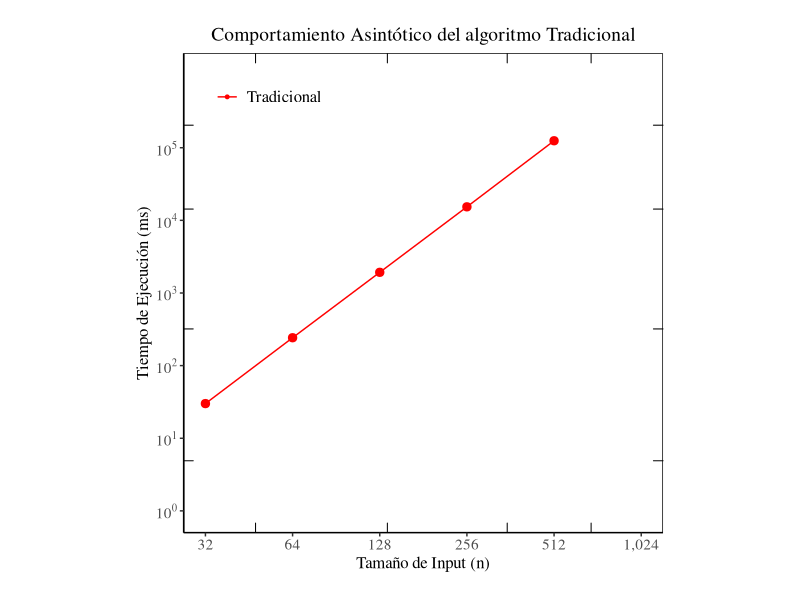
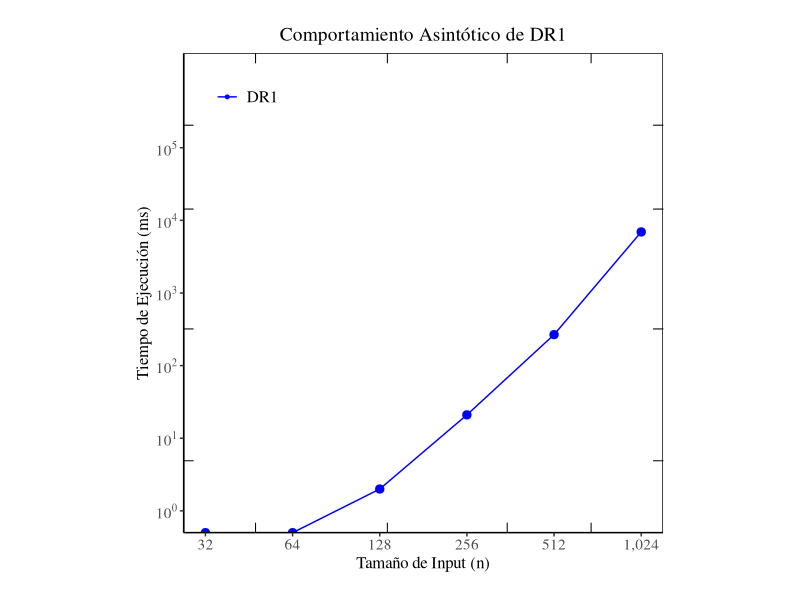
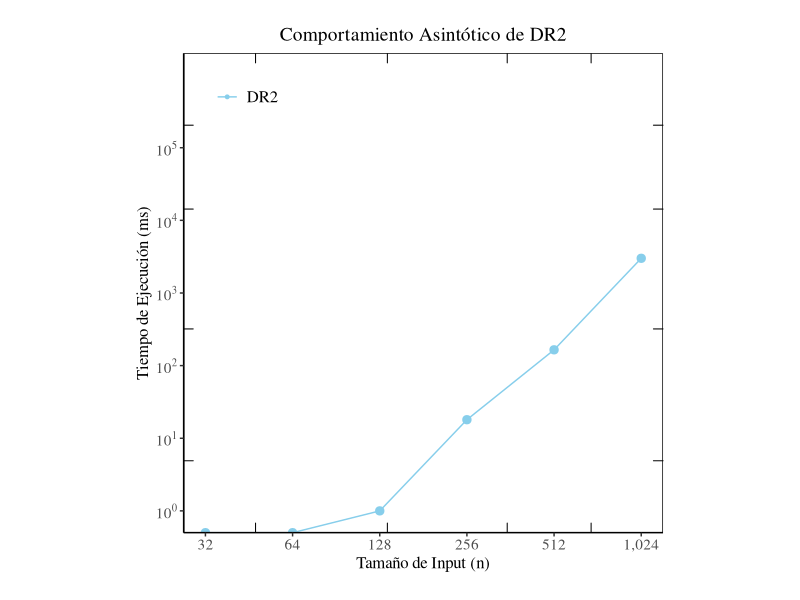
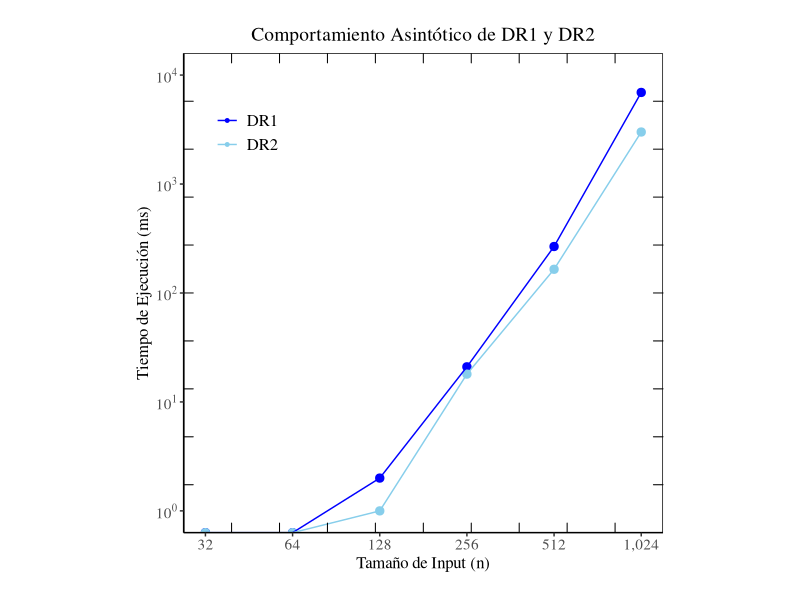
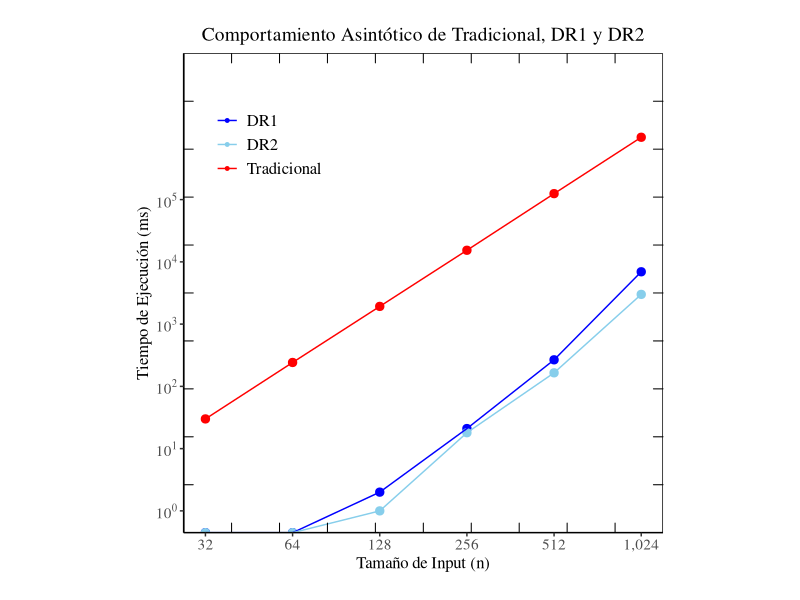

Here is the R script that generated these plots, in order:
### Tradicional ###
library(tidyverse)

data <- read.csv("data/results.csv")
#print(data)

data_long <- data %>%
  pivot_longer(cols = c(Tradicional, DR1, DR2), names_to = "Algorithm", values_to = "Time")

plot_traditional <- ggplot(data, aes(x = n, y = Tradicional, color = "Tradicional")) + 
  geom_point(size = 2.5, show.legend = TRUE) +     
  geom_line() +                     
  scale_x_continuous(trans = "log10", 
                     breaks = c(32, 64, 128, 256, 512, 1024), 
                     labels = scales::comma,
                     minor_breaks = function(limits) {
                       outer(1:9, 10^(2.1:3.1), "*")
                     }) +  
  scale_y_continuous(trans = "log10", 
                     breaks = 10^(0:5), limits = c(1, 1000000), 
                     labels = scales::trans_format("log10", scales::math_format(10^.x)),
                     minor_breaks = function(limits) {
                       outer(1:9, 10^(-0.1:3.1), "*")
                     }) + 
  labs(
    title = "Comportamiento Asintótico del algoritmo Tradicional", 
    x = "Tamaño de Input (n)",
    y = "Tiempo de Ejecución (ms)",
    color = NULL   
  ) +
  scale_color_manual(values = c("Tradicional" = "red"), labels = "Tradicional") +    
  theme_classic() +     
  theme(
    axis.title = element_text(size = 12, family = "serif"),    
    axis.text = element_text(size = 11, family = "serif"),    
    plot.title = element_text(hjust = 0.5, size = 14, family = "serif"), 
    plot.margin = margin(20, 20, 20, 20),                     
    aspect.ratio = 1,                                         
    legend.position = c(0.05, 0.95),                        
    legend.justification = c("left", "top"),
    legend.key = element_rect(fill = "white"),
    legend.text = element_text(size = 12, family = "serif"),
    panel.border = element_rect(color = "black", fill = NA)  
  ) +
  guides(color = guide_legend(override.aes = list(size = 1))) +
  
  annotation_custom(grid::segmentsGrob(x0 = unit(0, "npc"), x1 = unit(0.02, "npc"), 
                                       y0 = unit(c(0.15, 0.425, 0.675, 0.85), "npc"), 
                                       y1 = unit(c(0.15, 0.425, 0.675, 0.85), "npc"))) +
  annotation_custom(grid::segmentsGrob(x0 = unit(1, "npc"), x1 = unit(0.98, "npc"), 
                                       y0 = unit(c(0.15, 0.425, 0.675, 0.85), "npc"), 
                                       y1 = unit(c(0.15, 0.425, 0.675, 0.85), "npc"))) +
  annotation_custom(grid::segmentsGrob(x0 = unit(c(0.15, 0.425, 0.675, 0.85), "npc"), 
                                       x1 = unit(c(0.15, 0.425, 0.675, 0.85), "npc"), 
                                       y0 = unit(0, "npc"), y1 = unit(0.02, "npc"))) +
  annotation_custom(grid::segmentsGrob(x0 = unit(c(0.15, 0.425, 0.675, 0.85), "npc"), 
                                       x1 = unit(c(0.15, 0.425, 0.675, 0.85), "npc"), 
                                       y0 = unit(1, "npc"), y1 = unit(0.98, "npc")))

print(plot_traditional)

### DR1 ###
library(tidyverse)

data <- read.csv("data/results.csv")
#print(data)

data_long <- data %>%
  pivot_longer(cols = c(DR1, DR2), names_to = "Algorithm", values_to = "Time")

plot_DR1 <- ggplot(data, aes(x = n, y = DR1, color = "DR1")) + 
  geom_point(size = 2.5, show.legend = TRUE) +     
  geom_line() +                     
  scale_x_continuous(trans = "log10", 
                     breaks = c(32, 64, 128, 256, 512, 1024), 
                     labels = scales::comma,
                     minor_breaks = function(limits) {
                       outer(1:9, 10^(2.1:3.1), "*")
                     }) +  
  scale_y_continuous(trans = "log10", 
                     breaks = 10^(0:5), limits = c(1, 1000000), 
                     labels = scales::trans_format("log10", scales::math_format(10^.x)),
                     minor_breaks = function(limits) {
                       outer(1:9, 10^(-0.1:3.1), "*")
                     }) + 
  labs(
    title = "Comportamiento Asintótico de DR1", 
    x = "Tamaño de Input (n)",
    y = "Tiempo de Ejecución (ms)",
    color = NULL   
  ) +
  scale_color_manual(values = c("DR1" = "blue"), labels = "DR1") +    
  theme_classic() +     
  theme(
    axis.title = element_text(size = 12, family = "serif"),    
    axis.text = element_text(size = 11, family = "serif"),    
    plot.title = element_text(hjust = 0.5, size = 14, family = "serif"), 
    plot.margin = margin(20, 20, 20, 20),                     
    aspect.ratio = 1,                                         
    legend.position = c(0.05, 0.95),                        
    legend.justification = c("left", "top"),
    legend.key = element_rect(fill = "white"),
    legend.text = element_text(size = 12, family = "serif"),
    panel.border = element_rect(color = "black", fill = NA)  
  ) +
  guides(color = guide_legend(override.aes = list(size = 1))) +

  annotation_custom(grid::segmentsGrob(x0 = unit(0, "npc"), x1 = unit(0.02, "npc"), 
                                       y0 = unit(c(0.15, 0.425, 0.675, 0.85), "npc"), 
                                       y1 = unit(c(0.15, 0.425, 0.675, 0.85), "npc"))) +
  annotation_custom(grid::segmentsGrob(x0 = unit(1, "npc"), x1 = unit(0.98, "npc"), 
                                       y0 = unit(c(0.15, 0.425, 0.675, 0.85), "npc"), 
                                       y1 = unit(c(0.15, 0.425, 0.675, 0.85), "npc"))) +
  annotation_custom(grid::segmentsGrob(x0 = unit(c(0.15, 0.425, 0.675, 0.85), "npc"), 
                                       x1 = unit(c(0.15, 0.425, 0.675, 0.85), "npc"), 
                                       y0 = unit(0, "npc"), y1 = unit(0.02, "npc"))) +
  annotation_custom(grid::segmentsGrob(x0 = unit(c(0.15, 0.425, 0.675, 0.85), "npc"), 
                                       x1 = unit(c(0.15, 0.425, 0.675, 0.85), "npc"), 
                                       y0 = unit(1, "npc"), y1 = unit(0.98, "npc")))

print(plot_DR1)

### DR2 ###
data <- read.csv("data/results.csv")
#print(data)

data_long <- data %>%
  pivot_longer(cols = c(DR1, DR2), names_to = "Algorithm", values_to = "Time")

plot_DR2 <- ggplot(data, aes(x = n, y = DR2, color = "DR2")) +
  geom_point(size = 2.5, show.legend = TRUE) +     
  geom_line() +                     
  scale_x_continuous(trans = "log10", 
                     breaks = c(32, 64, 128, 256, 512, 1024), 
                     labels = scales::comma,
                     minor_breaks = function(limits) {
                       outer(1:9, 10^(2.1:3.1), "*")
                     }) +  
  scale_y_continuous(trans = "log10", 
                     breaks = 10^(0:5), limits = c(1, 1000000), 
                     labels = scales::trans_format("log10", scales::math_format(10^.x)),
                     minor_breaks = function(limits) {
                       outer(1:9, 10^(-0.1:3.1), "*")
                     }) + 
  labs(
    title = "Comportamiento Asintótico de DR2",
    x = "Tamaño de Input (n)",
    y = "Tiempo de Ejecución (ms)",
    color = NULL
  ) +
  scale_color_manual(values = c("DR2" = "skyblue"), labels = "DR2") +
  theme_classic() +     
  theme(
    axis.title = element_text(size = 12, family = "serif"),    
    axis.text = element_text(size = 11, family = "serif"),    
    plot.title = element_text(hjust = 0.5, size = 14, family = "serif"), 
    plot.margin = margin(20, 20, 20, 20),                     
    aspect.ratio = 1,                                         
    legend.position = c(0.05, 0.95),                        
    legend.justification = c("left", "top"),
    legend.key = element_rect(fill = "white"),
    legend.text = element_text(size = 12, family = "serif"),
    panel.border = element_rect(color = "black", fill = NA)  
  ) +
  guides(color = guide_legend(override.aes = list(size = 1))) +

  annotation_custom(grid::segmentsGrob(x0 = unit(0, "npc"), x1 = unit(0.02, "npc"), 
                                       y0 = unit(c(0.15, 0.425, 0.675, 0.85), "npc"), 
                                       y1 = unit(c(0.15, 0.425, 0.675, 0.85), "npc"))) +
  annotation_custom(grid::segmentsGrob(x0 = unit(1, "npc"), x1 = unit(0.98, "npc"), 
                                       y0 = unit(c(0.15, 0.425, 0.675, 0.85), "npc"), 
                                       y1 = unit(c(0.15, 0.425, 0.675, 0.85), "npc"))) +
  annotation_custom(grid::segmentsGrob(x0 = unit(c(0.15, 0.425, 0.675, 0.85), "npc"), 
                                       x1 = unit(c(0.15, 0.425, 0.675, 0.85), "npc"), 
                                       y0 = unit(0, "npc"), y1 = unit(0.02, "npc"))) +
  annotation_custom(grid::segmentsGrob(x0 = unit(c(0.15, 0.425, 0.675, 0.85), "npc"), 
                                       x1 = unit(c(0.15, 0.425, 0.675, 0.85), "npc"), 
                                       y0 = unit(1, "npc"), y1 = unit(0.98, "npc")))

print(plot_DR2)


### DR1 and DR2 ###
data <- read.csv("data/results.csv")
#print(data)

data_long <- data %>%
  pivot_longer(cols = c(DR1, DR2), names_to = "Algorithm", values_to = "Time")

plot_DR1_DR2 <- ggplot(data_long, aes(x = n, y = Time, color = Algorithm)) +
  geom_point(size = 2.5) +          
  geom_line() +                     
  scale_x_continuous(trans = "log10", 
                     breaks = c(32, 64, 128, 256, 512, 1024), 
                     labels = scales::comma,
                     minor_breaks = function(limits) {
                       outer(1:9, 10^(2.1:3.1), "*")
                     }) +  
  scale_y_continuous(trans = "log10", 
                     breaks = 10^(0:5), limits = c(1, 10000), 
                     labels = scales::trans_format("log10", scales::math_format(10^.x)),
                     minor_breaks = function(limits) {
                       outer(1:9, 10^(-0.1:3.1), "*")
                     }) + 
  labs(
    title = "Comportamiento Asintótico de DR1 y DR2",
    x = "Tamaño de Input (n)",
    y = "Tiempo de Ejecución (ms)",
    color = ""   
  ) +
  scale_color_manual(values = c("DR1" = "blue", "DR2" = "skyblue"), labels = c("DR1", "DR2")) +
  theme_classic() +     
  theme(
    axis.title = element_text(size = 12, family = "serif"),    
    axis.text = element_text(size = 11, family = "serif"),    
    plot.title = element_text(hjust = 0.5, size = 14, family = "serif"), 
    plot.margin = margin(20, 20, 20, 20),                     
    aspect.ratio = 1,                                         
    legend.position = c(0.05, 0.95),                        
    legend.justification = c("left", "top"),
    legend.key = element_rect(fill = "white"),
    legend.text = element_text(size = 12, family = "serif"),
    panel.border = element_rect(color = "black", fill = NA)  
  ) +
  guides(color = guide_legend(override.aes = list(size = 1))) +

  annotation_custom(grid::segmentsGrob(x0 = unit(0, "npc"), x1 = unit(0.02, "npc"), y0 = unit(seq(0.1, 0.9, by = 0.1), "npc"), y1 = unit(seq(0.1, 0.9, by = 0.1), "npc"))) +
  annotation_custom(grid::segmentsGrob(x0 = unit(1, "npc"), x1 = unit(0.98, "npc"), y0 = unit(seq(0.1, 0.9, by = 0.1), "npc"), y1 = unit(seq(0.1, 0.9, by = 0.1), "npc"))) +
  annotation_custom(grid::segmentsGrob(x0 = unit(seq(0.1, 0.9, by = 0.1), "npc"), x1 = unit(seq(0.1, 0.9, by = 0.1), "npc"), y0 = unit(0, "npc"), y1 = unit(0.02, "npc"))) +
  annotation_custom(grid::segmentsGrob(x0 = unit(seq(0.1, 0.9, by = 0.1), "npc"), x1 = unit(seq(0.1, 0.9, by = 0.1), "npc"), y0 = unit(1, "npc"), y1 = unit(0.98, "npc")))

print(plot_DR1_DR2)

### Traditional, DR1 and DR2 ###
data <- read.csv("data/results.csv")
#print(data)

data_long <- data %>%
  pivot_longer(cols = c(Tradicional, DR1, DR2), names_to = "Algorithm", values_to = "Time")

traditional_DR1_DR2_plot <- ggplot(data_long, aes(x = n, y = Time, color = Algorithm)) +
  geom_point(size = 2.5) +          
  geom_line() +                     
  scale_x_continuous(trans = "log10", 
                     breaks = c(32, 64, 128, 256, 512, 1024), 
                     labels = scales::comma,
                     minor_breaks = function(limits) {
                       outer(1:9, 10^(2.1:3.1), "*")
                     }) +  
  scale_y_continuous(trans = "log10", 
                     breaks = 10^(0:5), limits = c(1, 10000000), 
                     labels = scales::trans_format("log10", scales::math_format(10^.x)),
                     minor_breaks = function(limits) {
                       outer(1:9, 10^(-0.1:3.1), "*")
                     }) + 
  labs(
    title = "Comportamiento Asintótico de Tradicional, DR1 y DR2",
    x = "Tamaño de Input (n)",
    y = "Tiempo de Ejecución (ms)",
    color = ""   
  ) +
  scale_color_manual(values = c("Tradicional" = "red", "DR1" = "blue", "DR2" = "skyblue"))  +
  theme_classic() +     
  theme(
    axis.title = element_text(size = 12, family = "serif"),    
    axis.text = element_text(size = 11, family = "serif"),    
    plot.title = element_text(hjust = 0.5, size = 14, family = "serif"), 
    plot.margin = margin(20, 20, 20, 20),                     
    aspect.ratio = 1,                                         
    legend.position = c(0.05, 0.95),                        
    legend.justification = c("left", "top"),
    legend.key = element_rect(fill = "white"),
    legend.text = element_text(size = 12, family = "serif"),
    panel.border = element_rect(color = "black", fill = NA)  
  ) +
  guides(color = guide_legend(override.aes = list(size = 1))) +
  
  annotation_custom(grid::segmentsGrob(x0 = unit(0, "npc"), x1 = unit(0.02, "npc"), y0 = unit(seq(0.1, 0.9, by = 0.1), "npc"), y1 = unit(seq(0.1, 0.9, by = 0.1), "npc"))) +
  annotation_custom(grid::segmentsGrob(x0 = unit(1, "npc"), x1 = unit(0.98, "npc"), y0 = unit(seq(0.1, 0.9, by = 0.1), "npc"), y1 = unit(seq(0.1, 0.9, by = 0.1), "npc"))) +
  annotation_custom(grid::segmentsGrob(x0 = unit(seq(0.1, 0.9, by = 0.1), "npc"), x1 = unit(seq(0.1, 0.9, by = 0.1), "npc"), y0 = unit(0, "npc"), y1 = unit(0.02, "npc"))) +
  annotation_custom(grid::segmentsGrob(x0 = unit(seq(0.1, 0.9, by = 0.1), "npc"), x1 = unit(seq(0.1, 0.9, by = 0.1), "npc"), y0 = unit(1, "npc"), y1 = unit(0.98, "npc")))

print(traditional_DR1_DR2_plot)
